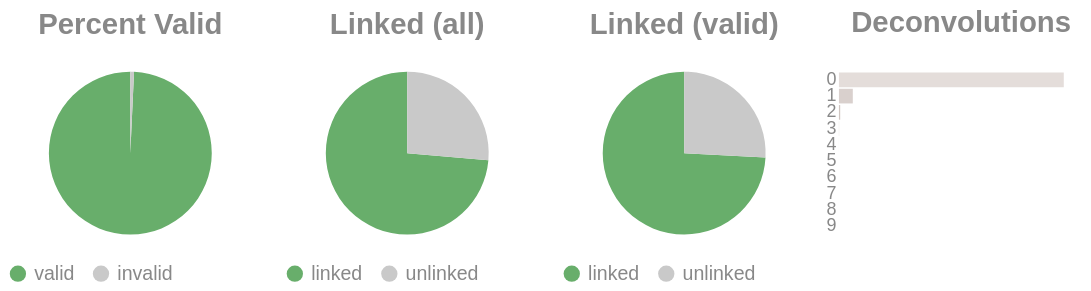

Notebook code cell kept with this figure:
### Code cell
if SKIPLR:
    pass
else:
    clash = Counter()
    for i in valids['molecule'].to_list():
        _mol = i.split("-")
        if len(_mol) == 1:
            clash.update('0')
        else:
            clash.update(_mol[-1])

    _d = {"deconvolutions": [], 'count': []}
    for k,v in clash.items():
        _d['deconvolutions'].append(k)
        _d['count'].append(v)

    tot_valid = valids['reads'].sum()
    mask = valids['reads'] >= 2
    n_linked_reads = valids.filter(mask)['reads'].sum()
    if n_linked_reads == 0:
        print_html("No linked molecules (>=2 reads) were detected; skipping linked-only distributions.")
        SKIPLR = True
    else:
        perc_valid = round(tot_valid / n_reads, 4)
        linked_perc_abs = round(n_linked_reads / n_reads, 4)
        linked_perc = round(n_linked_reads / tot_valid, 4)

    _valid = pl.DataFrame({"valids": ['valid', 'invalid'], "count": [tot_valid, n_reads - tot_valid]})
    _linked_abs = pl.DataFrame({"linked (absolute)": ['linked', 'unlinked'], "count": [n_linked_reads, n_reads - n_linked_reads]})
    _linked_rel = pl.DataFrame({"linked (valids)": ['linked', 'unlinked'], "count": [n_linked_reads, tot_valid - n_linked_reads]})

    (
        alt.hconcat(
            piechart(_valid, goodval = 'valid', title = "Percent Valid"),
            piechart(_linked_abs, goodval = "linked", title =  "Linked (all)"),
            piechart(_linked_rel, goodval = "linked", title =  "Linked (valid)"),
            convolutionbar(pl.DataFrame(_d), title = "Deconvolutions"),
            center = True,
            bounds = 'flush'
        )
        .resolve_scale(color='independent')
        .resolve_legend('independent')
        .properties(usermeta={'embedOptions': {"actions": False}})
    ).display()

### Figure 1 — Vega-Lite specification as saved in the notebook (floating-point values rounded to 4 significant figures)
{"width": "container", "height": 400, "config": {"title": {"anchor": "start", "dy": -15, "fontSize": 18, "color": "#888888", "subtitleColor": "#888888", "subtitleFontSize": 14}, "arc": {"fill": "#0072B2"}, "axis": {"domainColor": "#888888", "domainWidth": 0.5, "gridWidth": 0.2, "grid": false, "titleFontWeight": 400, "titleFontSize": 15, "labelFontSize": 11, "labelColor": "#888888", "tickColor": "#888888", "tickWidth": 0.2, "titleColor": "#888888"}, "axisBand": {"grid": false}, "axisX": {"grid": true, "tickSize": 10, "domainCap": "round"}, "axisY": {"domain": false, "grid": true, "tickSize": 0, "domainCap": "round"}, "background": "transparent", "header": {"labelFontSize": 15, "labelColor": "#888888", "titleFontSize": 15, "titleFontWeight": 600, "titleColor": "#888888"}, "legend": {"labelFont": "sans-serif", "labelFontSize": 12, "labelColor": "#888888", "symbolSize": 100, "symbolType": "circle", "titleFontSize": 12, "titlePadding": 10, "titleColor": "#888888", "title": null}, "range": {"category": ["#E69F00", "#56B4E9", "#009E73", "#F0E442", "#0072B2", "#D55E00", "#CC79A7", "#000000"], "diverging": ["#cfe8f3", "#a2d4ec", "#73bfe2", "#46abdb", "#1696d2", "#12719e"]}, "area": {"fill": "#0072B2", "fillOpacity": 0.7, "line": true, "strokeOpacity": 0.7}, "line": {"color": "#0072B2", "stroke": "#0072B2", "strokeWidth": 2}, "trail": {"color": "#0072B2", "stroke": "#0072B2", "strokeWidth": 0, "size": 1}, "point": {"filled": true, "fillOpacity": 1.0, "size": 95}, "text": {"color": "#888888", "fontSize": 11, "align": "right", "fontWeight": 400, "size": 11}, "bar": {"fill": "#0072B2", "stroke": null}, "view": {"stroke": null, "continuousWidth": 660, "continuousHeight": 400}}, "hconcat": [{"data": {"name": "data-38720534a9ecc651ded62c219e2527d3"}, "mark": {"type": "arc"}, "encoding": {"color": {"field": "valids", "legend": {"orient": "bottom", "title": null}, "scale": {"domain": ["valid", "invalid"], "range": ["#68ae6b", "#C9C9C9"]}, "title": "Valids", "type": "nominal"}, "theta": {"field": "count", "type": "quantitative"}, "tooltip": [{"field": "valids", "title": "Valids", "type": "ordinal"}, {"field": "percent", "format": ".2%", "title": "Percent", "type": "quantitative"}, {"field": "count", "title": "Count", "type": "quantitative"}]}, "height": 100, "title": {"text": "Percent Valid", "align": "center", "anchor": "middle"}, "transform": [{"calculate": "datum.count / 23637555", "as": "percent"}], "width": 150}, {"data": {"name": "data-57c729326becf633a9375d99e8de84d6"}, "mark": {"type": "arc"}, "encoding": {"color": {"field": "linked (absolute)", "legend": {"orient": "bottom", "title": null}, "scale": {"domain": ["linked", "unlinked"], "range": ["#68ae6b", "#C9C9C9"]}, "title": "Linked (Absolute)", "type": "nominal"}, "theta": {"field": "count", "type": "quantitative"}, "tooltip": [{"field": "linked (absolute)", "title": "Linked (Absolute)", "type": "ordinal"}, {"field": "percent", "format": ".2%", "title": "Percent", "type": "quantitative"}, {"field": "count", "title": "Count", "type": "quantitative"}]}, "height": 100, "title": {"text": "Linked (all)", "align": "center", "anchor": "middle"}, "transform": [{"calculate": "datum.count / 23637555", "as": "percent"}], "width": 150}, {"data": {"name": "data-07e3517712d0cb55ccce34ce006839ef"}, "mark": {"type": "arc"}, "encoding": {"color": {"field": "linked (valids)", "legend": {"orient": "bottom", "title": null}, "scale": {"domain": ["linked", "unlinked"], "range": ["#68ae6b", "#C9C9C9"]}, "title": "Linked (Valids)", "type": "nominal"}, "theta": {"field": "count", "type": "quantitative"}, "tooltip": [{"field": "linked (valids)", "title": "Linked (Valids)", "type": "ordinal"}, {"field": "percent", "format": ".2%", "title": "Percent", "type": "quantitative"}, {"field": "count", "title": "Count", "type": "quantitative"}]}, "height": 100, "title": {"text": "Linked (valid)", "align": "center", "anchor": "middle"}, "transform": [{"calculate": "datum.count / 23465616", "as": "percent"}], "width": 150}, {"data": {"name": "data-a12cea1f6b40c1665ed89e3330ad6d46"}, "mark": {"type": "bar"}, "encoding": {"color": {"field": "deconvolutions", "legend": null, "scale": {"scheme": "lightgreyred"}, "type": "nominal"}, "tooltip": [{"field": "deconvolutions", "title": "Deconvolutions", "type": "ordinal"}, {"field": "percent", "format": ".2%", "title": "Percent", "type": "quantitative"}, {"field": "count", "title": "Count", "type": "quantitative"}], "x": {"axis": null, "field": "count", "type": "quantitative"}, "y": {"field": "deconvolutions", "sort": "ascending", "title": null, "type": "nominal"}}, "height": 100, "title": {"text": "Deconvolutions", "align": "center", "anchor": "middle"}, "transform": [{"calculate": "datum.count / 9827189", "as": "percent"}], "width": 150}], "bounds": "flush", "center": true, "resolve": {"legend": {"angle": "independent"}, "scale": {"color": "independent"}}, "usermeta": {"embedOptions": {"actions": false}}, "$schema": "https://vega.github.io/schema/vega-lite/v6.1.0.json", "datasets": {"data-38720534a9ecc651ded62c219e2527d3": [{"valids": "valid", "count": 23465616}, {"valids": "invalid", "count": 171939}], "data-57c729326becf633a9375d99e8de84d6": [{"linked (absolute)": "linked", "count": 17400716}, {"linked (absolute)": "unlinked", "count": 6236839}], "data-07e3517712d0cb55ccce34ce006839ef": [{"linked (valids)": "linked", "count": 17400716}, {"linked (valids)": "unlinked", "count": 6064900}], "data-a12cea1f6b40c1665ed89e3330ad6d46": [{"deconvolutions": "0", "count": 9201521}, {"deconvolutions": "1", "count": 567274}, {"deconvolutions": "2", "count": 51410}, {"deconvolutions": "3", "count": 5944}, {"deconvolutions": "4", "count": 847}, {"deconvolutions": "5", "count": 151}, {"deconvolutions": "6", "count": 33}, {"deconvolutions": "7", "count": 7}, {"deconvolutions": "8", "count": 1}, {"deconvolutions": "9", "count": 1}]}}
